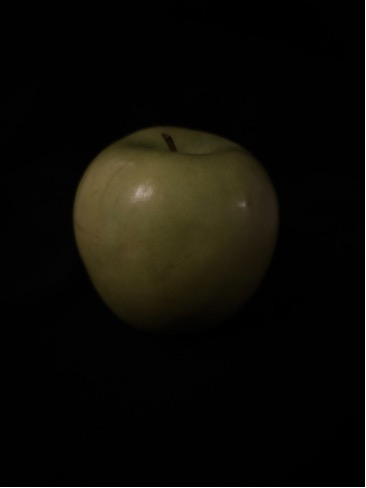
#> input picture data/images/green_dark_dim_01.jpg, 366 x 488 px
$ python detect_apple.py ../data/images
#> lines starting #> are read from the running program, lines starting #| are printed output that depends on the picture; after the words box and inside, x2 and y2 are one past the last pixel; in counts of white or black regions, pixels touching at a corner belong together
import sys
import cv2
import numpy as np

# opencv hsv: h is 0-179, s and v are 0-255
# red wraps around 0 so it gets two ranges
# 11-19 is orange blush, counted as red (move it to yellow if your yellow apples come out red)

# greens output as yellow, yellow output as green
# COLOR_RANGES = {
#     "red": [((0, 70, 40), (19, 255, 255)), ((160, 70, 40), (179, 255, 255))],
#     "yellow": [((20, 70, 40), (34, 255, 255))],
#     "green": [((35, 50, 40), (85, 255, 255))],
# }
COLOR_RANGES = {
    "red": [((0, 70, 40), (8, 255, 255)), ((160, 70, 40), (179, 255, 255))],
    "yellow": [((9, 70, 40), (22, 255, 255))],
    "green": [((23, 50, 40), (85, 255, 255))],
}


def load_image(filename):
    img = cv2.imread(filename)
    if img is None:
        print("couldnt read", filename)
        sys.exit(1)
    return img


def get_hsv(img):
    blurred = cv2.GaussianBlur(img, (7, 7), 0)
    return cv2.cvtColor(blurred, cv2.COLOR_BGR2HSV)


def get_color_masks(hsv):
    masks = {}
    for color in COLOR_RANGES:
        m = np.zeros(hsv.shape[:2], dtype=np.uint8)
        for lo, hi in COLOR_RANGES[color]:
            m = m | cv2.inRange(hsv, np.array(lo), np.array(hi))
        masks[color] = m
    return masks


def get_apple_mask(hsv, color_masks):
    # saturation (otsu) works on dull backgrounds, color masks work on colorful ones
    # keep pixels that pass both so wood tables and blue cloths both get cut out
    _, sat = cv2.threshold(hsv[:, :, 1], 0, 255, cv2.THRESH_BINARY + cv2.THRESH_OTSU)

    colors = np.zeros(hsv.shape[:2], dtype=np.uint8)
    for color in color_masks:
        colors = colors | color_masks[color]

    mask = sat & colors

    kernel = cv2.getStructuringElement(cv2.MORPH_ELLIPSE, (9, 9))
    mask = cv2.morphologyEx(mask, cv2.MORPH_OPEN, kernel, iterations=2)
    mask = cv2.morphologyEx(mask, cv2.MORPH_CLOSE, kernel, iterations=3)
    return mask


def find_apple(mask, min_frac=0.01, max_ratio=1.5):
    contours, _ = cv2.findContours(mask, cv2.RETR_EXTERNAL, cv2.CHAIN_APPROX_NONE)
    min_area = mask.shape[0] * mask.shape[1] * min_frac

    best = None
    best_ellipse = None
    best_area = 0

    for c in contours:
        area = cv2.contourArea(c)
        if area < min_area or len(c) < 5:  # fitEllipse needs 5+ points
            continue

        ellipse = cv2.fitEllipse(c)
        (_, _), (a, b), _ = ellipse
        if min(a, b) <= 0:
            continue

        # apples are close to round
        ratio = max(a, b) / min(a, b)
        if ratio > max_ratio:
            continue

        if area > best_area:
            best_area = area
            best = c
            best_ellipse = ellipse

    return best, best_ellipse


def classify_color(contour, color_masks):
    apple = np.zeros(color_masks["red"].shape, dtype=np.uint8)
    cv2.drawContours(apple, [contour], -1, 255, -1)

    counts = {}
    for color in color_masks:
        counts[color] = cv2.countNonZero(color_masks[color] & apple)

    total = sum(counts.values())
    if total == 0:
        return None, counts

    best = max(counts, key=counts.get)
    pcts = {}
    for color in counts:
        pcts[color] = round(100 * counts[color] / total, 1)
    return best, pcts


def draw_result(img, contour, ellipse, color):
    out = img.copy()
    cv2.drawContours(out, [contour], -1, (0, 255, 0), 2)
    cv2.ellipse(out, ellipse, (255, 0, 0), 2)

    (cx, cy), _, _ = ellipse
    label = color + " apple"
    cv2.putText(out, label, (int(cx) - 70, int(cy)), cv2.FONT_HERSHEY_SIMPLEX, 1, (0, 0, 0), 4)
    cv2.putText(out, label, (int(cx) - 70, int(cy)), cv2.FONT_HERSHEY_SIMPLEX, 1, (255, 255, 255), 2)
    return out


def detect_apple(img):
    hsv = get_hsv(img)
    color_masks = get_color_masks(hsv)
    mask = get_apple_mask(hsv, color_masks)

    contour, ellipse = find_apple(mask)
    if contour is None:
        return None, None, img.copy()

    color, pcts = classify_color(contour, color_masks)
    if color is None:
        return None, None, img.copy()

    return color, pcts, draw_result(img, contour, ellipse, color)


if __name__ == "__main__":
    import os
    folder = sys.argv[1]
    letters = {"r": "red", "g": "green", "y": "yellow"}

    correct = 0
    total = 0
    for name in sorted(os.listdir(folder)):
        if not name.lower().endswith((".jpg", ".jpeg", ".png")) or "_result" in name:
            continue

        path = os.path.join(folder, name)
        img = load_image(path)
#> in load_image, img is the input picture: shape (488, 366, 3); mean B, G, R 7.1, 12, 13.4
        color, pcts, out = detect_apple(img)
#> in get_hsv, `return cv2.cvtColor(blurred, cv2.COLOR_BGR2HSV)`: returned value: shape (488, 366, 3); mean H, S, V 5.7, 31.7, 12.9
#> after the loop in get_color_masks, `for color in COLOR_RANGES:`:
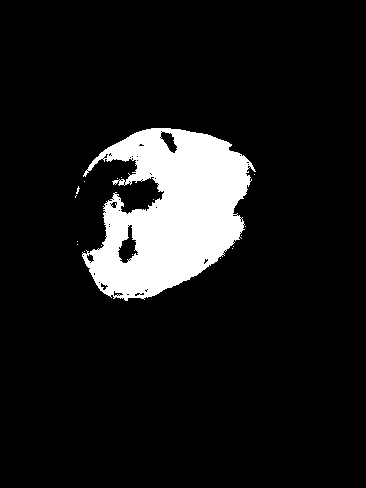
#> m: shape (488, 366); 10.2% white; 18 white regions (17 under 20 px), largest, box (x1, y1, x2, y2) and area: (82, 128, 256, 301) 18232
#> after the loop in get_color_masks, `for color in COLOR_RANGES:`: masks = 3 items
#> in get_apple_mask, `_, sat = cv2.threshold(hsv[:, :, 1], 0, 255, cv2.THRESH_BINARY + cv2.T..`:
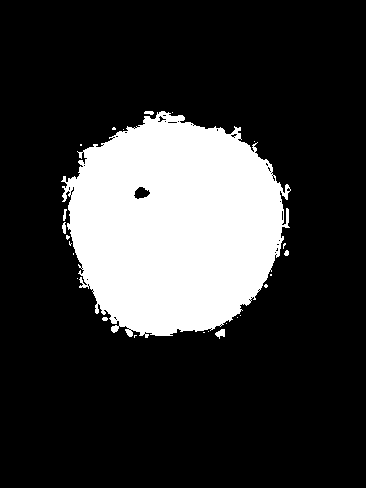
#> sat: shape (488, 366); 21.1% white; 25 white regions (18 under 20 px), largest, box (x1, y1, x2, y2) and area: (61, 111, 291, 338) 37406, (215, 329, 225, 339) 61, (62, 222, 66, 234) 36
#> the loop in get_apple_mask, `for color in color_masks:` made 3 passes
#> color on passes 1 to 3: 'red', 'yellow', 'green'
#> pass 2, in get_apple_mask, `colors = colors | color_masks[color]`:
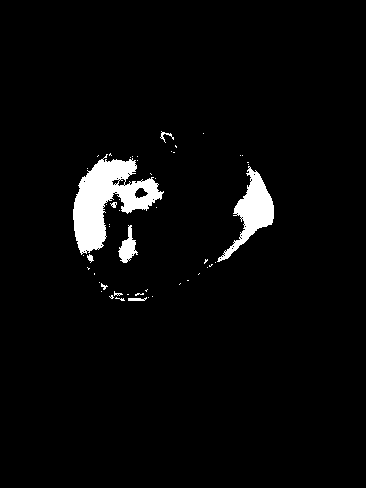
#> colors: shape (488, 366); 3.7% white; 51 white regions (42 under 20 px), largest, box (x1, y1, x2, y2) and area: (73, 154, 164, 255) 4081, (217, 166, 274, 262) 1799, (118, 225, 138, 263) 360
#> pass 3, in get_apple_mask, `colors = colors | color_masks[color]`:
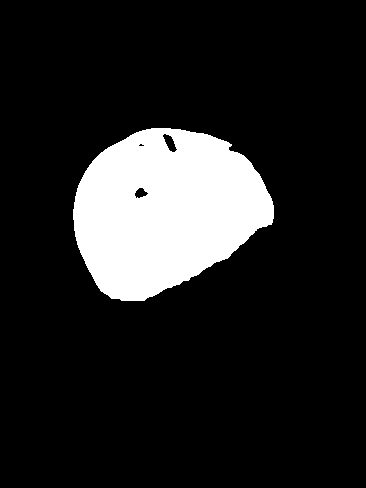
#> colors: shape (488, 366); 13.9% white; 1 white region, box (x1, y1, x2, y2) and area: (73, 128, 274, 301) 24819
#> in get_apple_mask, `mask = sat & colors`: mask: shape (488, 366); 13.9% white; 1 white region, box (x1, y1, x2, y2) and area: (73, 128, 274, 301) 24776
#> in get_apple_mask, `mask = cv2.morphologyEx(mask, cv2.MORPH_OPEN, kernel, iterations=2)`:
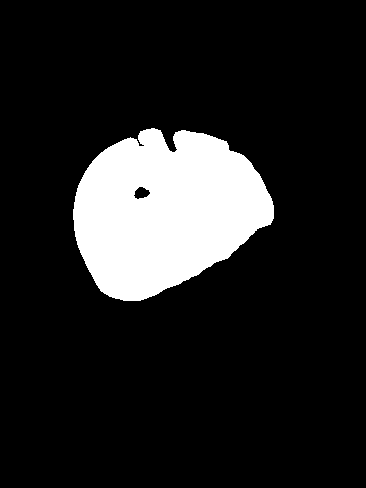
#> mask: shape (488, 366); 13.7% white; 1 white region, box (x1, y1, x2, y2) and area: (73, 128, 274, 301) 24551
#> in get_apple_mask, `mask = cv2.morphologyEx(mask, cv2.MORPH_CLOSE, kernel, iterations=3)`:
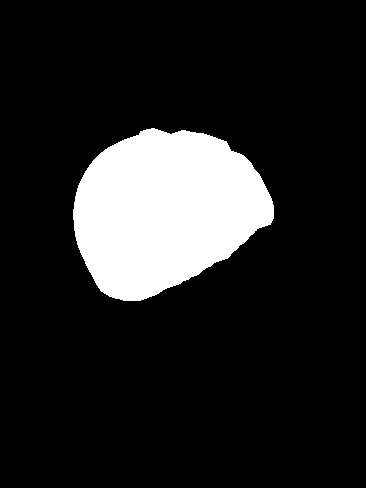
#> mask: shape (488, 366); 13.9% white; 1 white region
#> in find_apple, `contours, _ = cv2.findContours(mask, cv2.RETR_EXTERNAL, cv2.CHAIN_APPR..`: contours = 1 contour; box (x1, y1, x2, y2) and area: (73, 128, 274, 301) 24618
#> the loop in find_apple, `for c in contours:` made 1 pass
#> (area, a, b, ratio, best_area, best_ellipse) on pass 1: (24618.5, 158.4, 203.5, 1.28, 24618.5, ((165, 210.8), (158.4, 203.5), 67.57))
#> after the loop in find_apple, `for c in contours:`: best = contour of 531 points, box (x1, y1, x2, y2) (73, 128, 274, 301), area 24618; best_area = 24618.5
#> in detect_apple, `contour, ellipse = find_apple(mask)`: contour has the same summary as best in find_apple; ellipse = ((165, 210.8), (158.4, 203.5), 67.57)
#> the loop in classify_color, `for color in color_masks:` made 3 passes
#> after the loop in classify_color, `for color in color_masks:`: counts = {'red': 0, 'yellow': 6532, 'green': 18127}
#> in classify_color, `total = sum(counts.values())`: total = 24659
#> in classify_color, `best = max(counts, key=counts.get)`: best = 'green'
#> the loop in classify_color, `for color in counts:` made 3 passes
#> after the loop in classify_color, `for color in counts:`: pcts = {'red': 0, 'yellow': 26.5, 'green': 73.5}
#> in detect_apple, `color, pcts = classify_color(contour, color_masks)`: color = 'green'; pcts = {'red': 0, 'yellow': 26.5, 'green': 73.5}
#> in draw_result, `(cx, cy), _, _ = ellipse`: cx = 165; cy = 210.8
#> in draw_result, `cv2.putText(out, label, (int(cx) - 70, int(cy)), cv2.FONT_HERSHEY_SIMP..`:
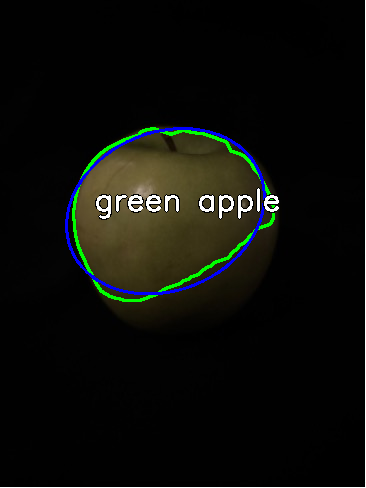
#> out: shape (488, 366, 3); mean B, G, R 10.6, 14.8, 13.6
#> color = 'green'; pcts = {'red': 0, 'yellow': 26.5, 'green': 73.5}
        cv2.imwrite(path.rsplit(".", 1)[0] + "_result.png", out)

        expected = letters.get(name[0].lower())
        if expected is None:
            print(name, "->", color, pcts)
            continue

        total += 1
        if color == expected:
            correct += 1
            print(name, "->", color, "ok")
#| green_dark_dim_01.jpg -> green ok
        else:
            print(name, "->", color, "WRONG (expected", expected + ")", pcts)
#> pass 2 of the loop `for name in sorted(os.listdir(folder)):`:
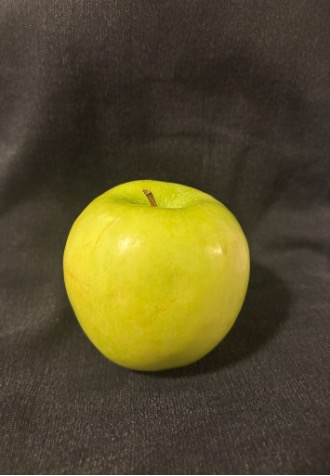
#> input picture data/images/green_dark_good_01.jpg, 330 x 476 px
#> in load_image, img is the input picture: shape (476, 330, 3); mean B, G, R 42.8, 78.2, 87.6
#> blurred: shape (476, 330, 3)
#> after the loop in get_color_masks (call 2), `for color in COLOR_RANGES:`:
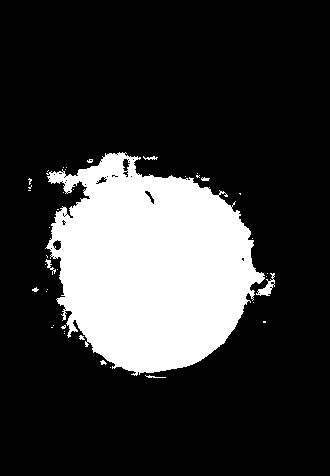
#> m: shape (476, 330); 21.3% white; 41 white regions (33 under 20 px), largest, box (x1, y1, x2, y2) and area: (45, 152, 265, 376) 33068, (256, 273, 275, 296) 161, (45, 259, 56, 275) 52
#> sat: shape (476, 330); 18.9% white; 4 white regions (2 under 20 px), largest, box (x1, y1, x2, y2) and area: (61, 177, 252, 375) 29619, (246, 335, 256, 349) 80
#> the loop in get_apple_mask (call 2), `for color in color_masks:` made 3 passes
#> contours = 1 contour; box (x1, y1, x2, y2) and area: (62, 177, 252, 374) 29128
#> the loop in find_apple (call 2), `for c in contours:` made 1 pass
#> (area, a, b, ratio, best_area, best_ellipse) on pass 1: (29128.5, 189.8, 195.6, 1.03, 29128.5, ((155.8, 273), (189.8, 195.6), 172.6))
#> the loop in classify_color (call 2), `for color in color_masks:` made 3 passes
#> the loop in classify_color (call 2), `for color in counts:` made 3 passes
#> cx = 155.8; cy = 273
#> in draw_result (call 2), `cv2.putText(out, label, (int(cx) - 70, int(cy)), cv2.FONT_HERSHEY_SIMP..`:
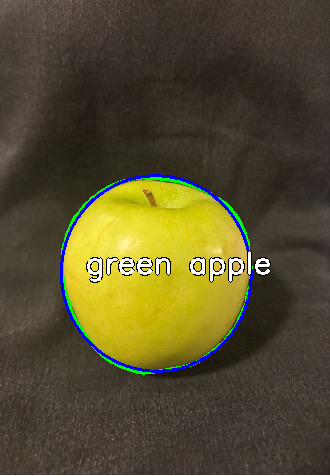
#> out: shape (476, 330, 3); mean B, G, R 46.7, 78.4, 85.8
#> `color, pcts, out = detect_apple(img)`: pcts = {'red': 0, 'yellow': 0.2, 'green': 99.8}
#| green_dark_good_01.jpg -> green ok

    if total > 0:
        print("accuracy:", correct, "/", total, "=", round(100 * correct / total, 1), "%")
